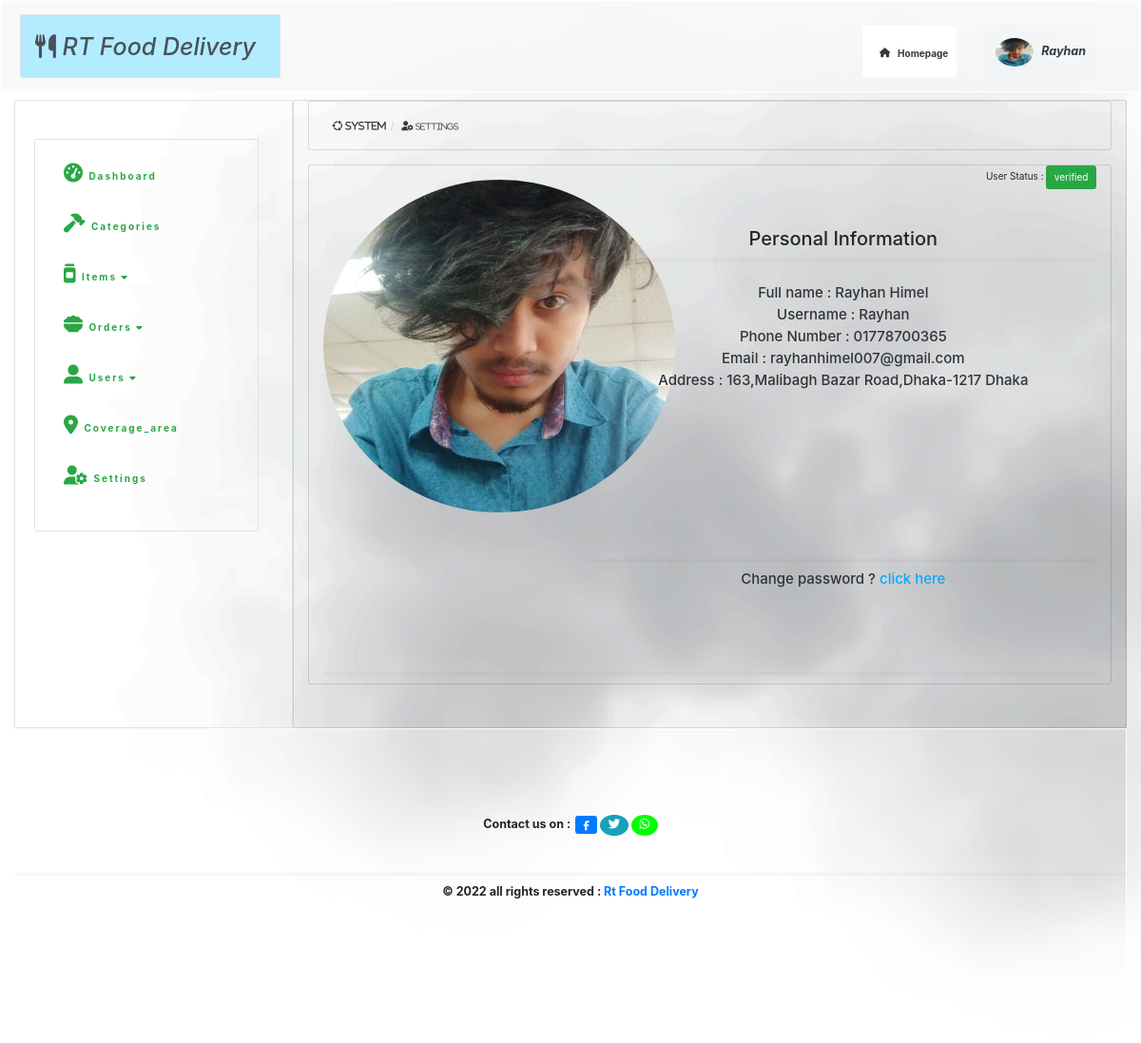
Page /admin/settings.php (signed in) on the committed database.
### tables this page shows
CREATE TABLE `users` (
  `user_id` int(11) NOT NULL,
  `first_name` varchar(32) NOT NULL,
  `last_name` varchar(32) NOT NULL,
  `username` varchar(32) NOT NULL,
  `mobile_number` int(11) NOT NULL,
  `email` varchar(255) NOT NULL,
  `user_image` text NOT NULL,
  `house_no` int(255) NOT NULL,
  `street` varchar(255) NOT NULL,
  `city` varchar(20) NOT NULL,
  `password` varchar(255) NOT NULL,
  `user_role` varchar(20) NOT NULL,
  `pass_proteect` varchar(255) NOT NULL DEFAULT '$2y$10$iusesomecrazystrings22',
  `token` varchar(255) NOT NULL,
  `status` varchar(20) NOT NULL
);

### admin/settings.php (the view, shortened to what this page needs)
<?php include "./admin_page/header.php" ;
?>
    <div id="wrapper" class="background ">
        <div id="page-wrapper" class="background">
                <?php include "./admin_page/navigation.php" ?>
                <div class="container-fluid  background">
                        <div class="row bg-transparent">
                            <div class="col-lg-12 card bg-transparent">
                                            <div class="card container-fluid bg-transparent">
                                                                                <ol class="breadcrumb pl-auto bg-transparent mt-3">
                                                                                    <li><a class="text-dark" href="./index.php"><i class="fab fa-ubuntu"> System</i></a></li>
                                                                                    <li><a class="text-dark" href="./settings.php"><i class="fa-solid fa-user-gear">  <small> Settings </small></i>  </a></li>
                                                                                </ol>
                                            </div>
                                            <br>
                                            <?php
                                                $qu =mysqli_query($connect,"SELECT * FROM users WHERE user_id='".$_SESSION['user_id']."'");
                                                while($data_ber_kori=mysqli_fetch_assoc($qu)){
                                                    $first_name =$data_ber_kori['first_name'] ;
                                                    $last_name =$data_ber_kori['last_name'] ;
                                                    $username =$data_ber_kori['username'] ;
                                                    $mobile_number =$data_ber_kori['mobile_number'] ;
                                                    $email =$data_ber_kori['email'] ;
                                                    $user_image =$data_ber_kori['user_image'] ;
                                                    $house_no =$data_ber_kori['house_no'] ;
                                                    $street =$data_ber_kori['street'] ;
                                                    $city =$data_ber_kori['city'] ;
                                                    $status =$data_ber_kori['status'] ;
                                                }
                                            ?>
                                            <div class="card container-fluid bg-transparent">
                                                <div class="row bg-transparent">
                                                    <div class="col-lg-4 bg-transparent">
                                                        <br>
                                                        <img src="../img/<?php echo $user_image ; ?>" class="rounded-circle mb-1  bg-transparent" width="370px" height="350px" alt="" >
                                                        <br>
                                                        <br>
                                                        <br>
                                                    </div>
                                                    <div class="col-lg-8">
                                                                <p class="text-right">User Status : <b class="btn btn-success"><?php echo $status ; ?></b></p>
                                                                <br>
                                                                <br>
                                                                <h2 class="text-center">Personal Information</h2><hr>
                                                                <br>
                                                                <h4 class="text-center">Full name :<?php echo " ".$first_name ." ". "   ".$last_name ." " ; ?>  </h4>
                                                                <h4 class="text-center ">Username :<?php echo " ".$username." " ; ?>  </h4>
                                                                <h4 class="text-center ">Phone Number :<?php echo " 0".$mobile_number." " ; ?>  </h4>
                                                                <h4 class="text-center ">Email :<?php echo " ".$email." " ; ?>  </h4>
                                                                <h4 class="text-center">Address : <?php echo " ".$house_no.",".$street." ".$city ; ?>  </h4>
                                                                <br>
                                                                <br>
                                                                <br>
                                                                <br>
                                                                <br>
                                                                <br>
                                                                <br>
                                                                <br>
                                                                <br>
                                                                <br>
                                                                <br>
                                                                <hr>
                                                                <h4 class="text-center">Change password ? <a href="./settings.php?password">click here</a></h4>
                                                                <br>
                                                                <br>
                                                    </div>
                                                </div>
                                                <br>
                                                                <br>
                                                                <br>
                                                                <hr>
                                            </div>
                                            <br>
     <br>
     <br>
                            </div>
                        </div>
                </div>
        </div>
    </div>
    <?php include "admin_page/footer.php" ?>

### admin/css/style.css (style rules this page uses)
.background { background-image: url('../img/background.png'); background-size: cover; background-attachment: fixed; background-repeat: no-repeat; }
body { margin: 0%; padding: 0%; background-image: url('../img/background.png'); background-size: cover; background-attachment: fixed; background-repeat: no-repeat; }
html, body { min-height: 100%; }

### admin/admin_page/header.php (style rules this page uses)
.background { background-image: url('../img/background.png'); background-size: cover; background-attachment: fixed; background-repeat: no-repeat; }

### admin/admin_page/navigation.php (style rules this page uses)
hr { -webkit-filter: brightness(200%) blur(1px); filter: brightness(200%) blur(1px); }
h1,h3,h4,.okay { -webkit-filter: brightness(140%) ; filter: brightness(140%) ; }

### rows in the picture
users: user_image (picture), status "verified", first_name "Rayhan", last_name "Himel", username "Rayhan", mobile_number "1778700365", email "rayhanhimel007@gmail.com", house_no "163", street "Malibagh Bazar Road,Dhaka-1217", city "Dhaka"

### other values in the picture
$_SESSION['username'] "Rayhan"
